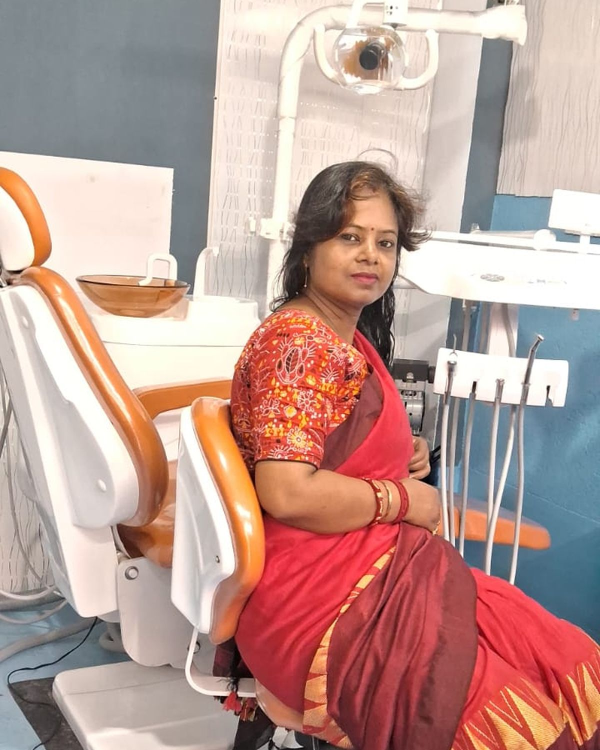
#> input picture assets/images/about/01-dr-nabanita-chaklader.jpg, 1200 x 1500 px, given in place of 0807c32f-image.jpg, which was not available (shown at 1/2 size)
$ python build-images.py ../assets/images/about
#> lines starting #> are read from the running program, lines starting #| are printed output that depends on the picture; pictures that were not available may be replaced by others from this repository, and a replacement may not be noted
#> in main, base is the input picture: PIL image 1200x1500 RGB; mean R, G, B 189.1, 155.2, 147.6
#!/usr/bin/env python3
"""
Build the responsive image set for the site.

Source photos supplied by the clinic are cropped to the aspect ratio each slot
uses, resized to 800w and 1200w, and written as both WebP (served first) and
JPEG (fallback). Portrait sources that must fill a landscape slot are centred on
a blurred fill of themselves rather than being cropped to nothing.

Usage:  python3 tools/build-images.py <source-dir>
"""
import sys, os
from PIL import Image, ImageFilter

OUT = os.path.join(os.path.dirname(os.path.dirname(os.path.abspath(__file__))), 'assets', 'img')
os.makedirs(OUT, exist_ok=True)

# name, source file, target aspect (w/h), crop focus (0..1 across the wider axis), mode
JOBS = [
    # storefront window graphics — wide, crop to 4:3 around the right-hand panel
    ('clinic-exterior',        '4bdf0e19-image.jpg', 4/3, 0.50, 'crop'),
    # operatory — hero image, 4:3
    ('clinic-operatory',       '0807c32f-image.jpg', 4/3, 0.20, 'crop'),
    # doctor at her desk — portrait 4:5 crop centred on her
    ('dr-nabanita-chaklader',  '1e55ba9b-image.jpg', 4/5, 0.39, 'crop'),
    # entry door — very tall; pad onto a blurred fill instead of destroying it
    ('clinic-entrance',        '3ab8647d-image.jpg', 4/3, 0.50, 'pad'),
]

WIDTHS = [800, 1200]


def crop_to(im, aspect, focus):
#> called with aspect = 1.9, focus = 0.42
    w, h = im.size
#> w = 1200; h = 1500
    target = aspect
    cur = w / h
#> cur = 0.8
    if cur > target:                      # too wide -> trim sides
        new_w = int(round(h * target))
        max_x = w - new_w
        x = int(round(max_x * focus))
        return im.crop((x, 0, x + new_w, h))
    if cur < target:                      # too tall -> trim top/bottom
        new_h = int(round(w / target))
#> new_h = 630
        max_y = h - new_h
#> max_y = 870
        y = int(round(max_y * focus))
#> y = 365
        return im.crop((0, y, w, y + new_h))
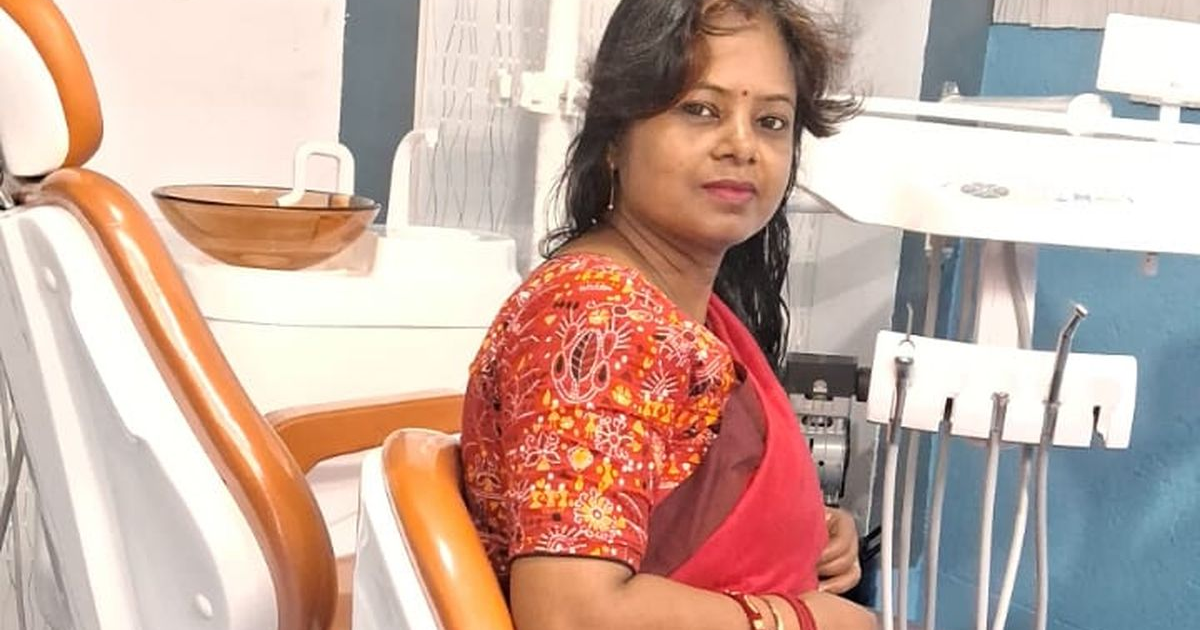
#> returned value: PIL image 1200x630 RGB; mean R, G, B 199.1, 171.1, 159.3
    return im


def pad_to(im, aspect, width):
    height = int(round(width / aspect))
    bg = crop_to(im, aspect, 0.5).resize((width, height), Image.LANCZOS)
    bg = bg.filter(ImageFilter.GaussianBlur(radius=max(6, width // 45)))
    bg = Image.blend(bg, Image.new('RGB', bg.size, (238, 243, 249)), 0.35)

    scale = min(width / im.width, height / im.height)
    fg = im.resize((max(1, int(im.width * scale)), max(1, int(im.height * scale))), Image.LANCZOS)
    bg.paste(fg, ((width - fg.width) // 2, (height - fg.height) // 2))
    return bg


def main(src_dir):
    for name, fname, aspect, focus, mode in JOBS:
        path = os.path.join(src_dir, fname)
        if not os.path.isfile(path):
            print(f'  !! missing {path}')
            continue
        im = Image.open(path).convert('RGB')

        for width in WIDTHS:
            if mode == 'pad':
                out = pad_to(im, aspect, width)
            else:
                out = crop_to(im, aspect, focus)
                out = out.resize((width, int(round(width / aspect))), Image.LANCZOS)

            out.save(os.path.join(OUT, f'{name}-{width}.webp'), 'WEBP', quality=82, method=6)
            out.save(os.path.join(OUT, f'{name}-{width}.jpg'), 'JPEG',
                     quality=80, optimize=True, progressive=True)
            print(f'  {name}-{width}  {out.size[0]}x{out.size[1]}')

    # -------------------------------------------------- social share image --
    base = Image.open(os.path.join(src_dir, '0807c32f-image.jpg')).convert('RGB')
    og = crop_to(base, 1200 / 630, 0.42).resize((1200, 630), Image.LANCZOS)
    shade = Image.new('RGB', og.size, (11, 27, 61))
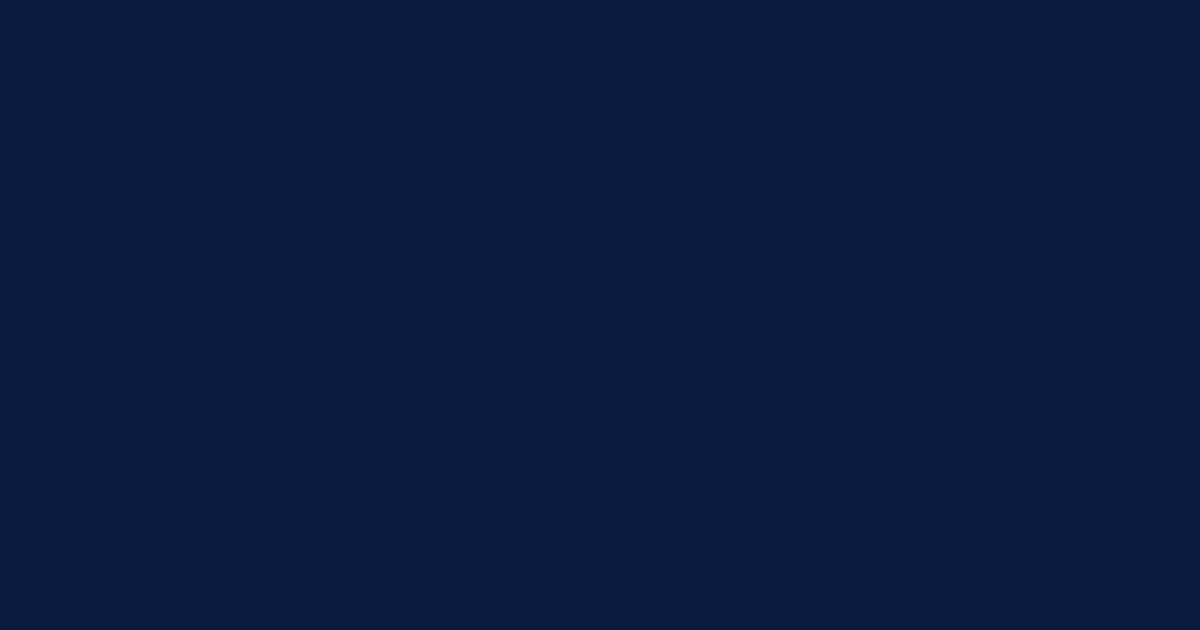
#> shade: PIL image 1200x630 RGB; mean R, G, B 11, 27, 61
    og = Image.blend(og, shade, 0.34)
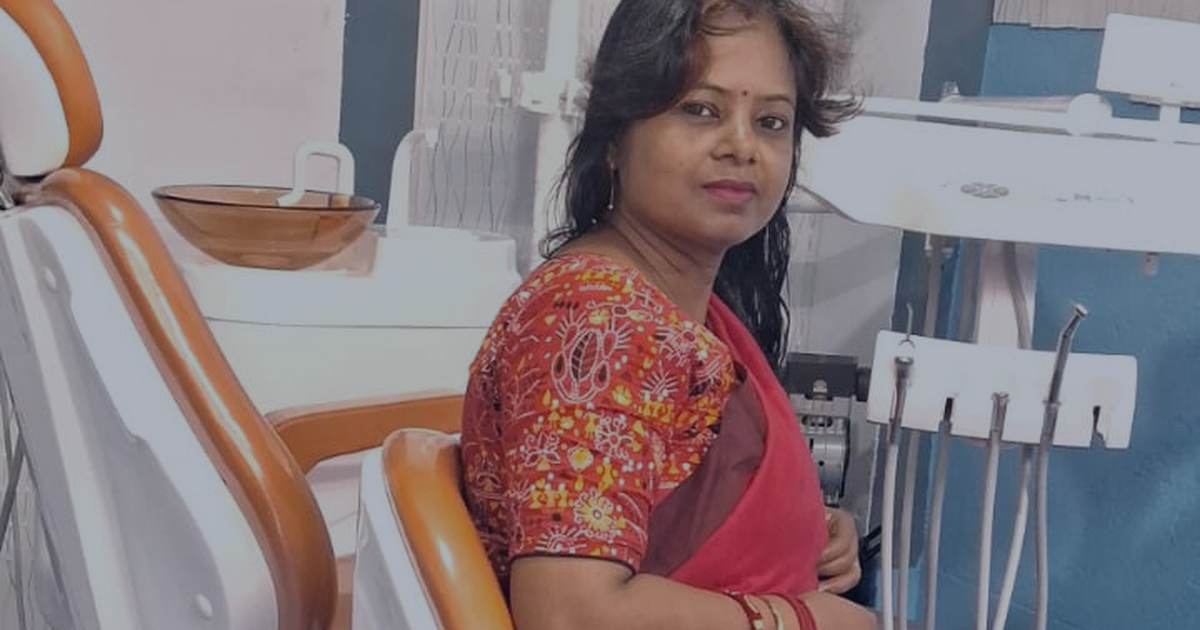
#> og: PIL image 1200x630 RGB; mean R, G, B 134.7, 121.6, 125.4
    og.save(os.path.join(OUT, 'og-default.jpg'), 'JPEG', quality=84, optimize=True)
    print('  og-default 1200x630')

    # ------------------------------------------------------ touch icon -----
    icon = Image.new('RGB', (180, 180), (11, 27, 61))
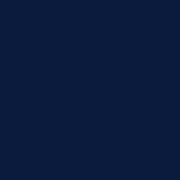
#> icon: PIL image 180x180 RGB; mean R, G, B 11, 27, 61
    icon.save(os.path.join(OUT, 'apple-touch-icon.png'), 'PNG')
    print('  apple-touch-icon 180x180 (placeholder background)')


if __name__ == '__main__':
    main(sys.argv[1] if len(sys.argv) > 1 else '.')
